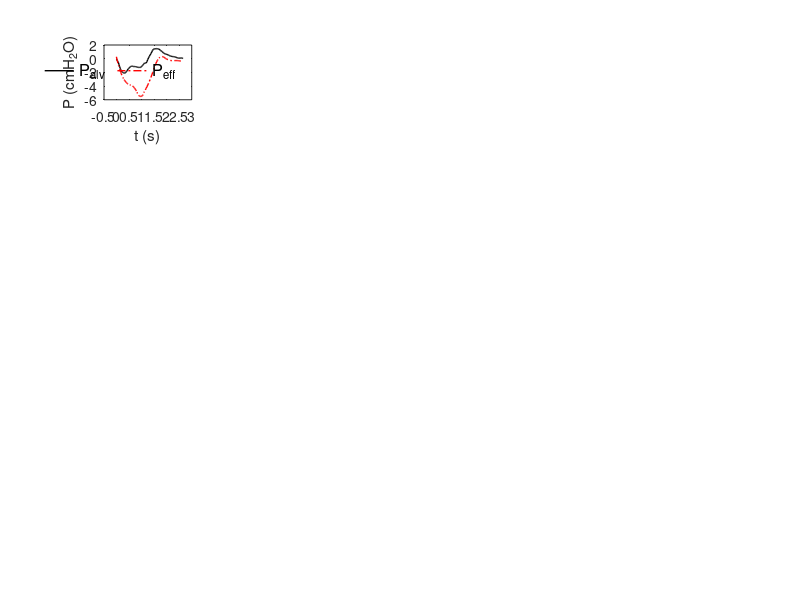

Recreate this plot in MATLAB. (Note: this script raises an error after producing the figure.)
close all; clear all; clc
atWork = 0;
print_on = 1;

colorBlue = '#0000FF';
colorRed = '#FF0000';
colorBlack = '#000000';
colorGreen = '#009A17';
colorOrange = '#FF6600';
pt = 1.0;
FS = 10;

%% Plot Setup:
if atWork == 1
    figPos1 = [-1900, 100, 600, 700]; % Work
    figPos2 = [-1250, 400, 600, 600];
    figPos3 = [-600, 400, 600, 600];
    figPos4 = [-1900, 100, 600, 600];
    figPos5 = [-1250, 100, 600, 600];
    figPos6 = [-600, 100, 600, 300];
else
    figPos1 = [2580, -190, 1000, 850]; % Home
    figPos2 = [-1250, 500, 600, 600];
    figPos3 = [-600, 500, 600, 600];
    figPos4 = [-1900, 150, 600, 600];
    figPos5 = [-1250, 150, 600, 600];
    figPos6 = [-600, 150, 600, 300];
end

%%
load young_results.mat
load old_results.mat
load FL_results.mat
load NFL_results.mat

youngIndex = 3;
oldIndex = 4;
NFLIndex = 3;
FLIndex = 2;

tlim = [0 4];
qlim = [-1.0 1.0];
plim = [-40 5];
young.index = 2;
old.index = 2;
NFL.index = 2;
FL.index = 2;
young.work = young.work_resistance_dV_Array;
old.work = old.work_resistance_dV_Array;
NFL.work = NFL.work_resistance_dV_Array;
FL.work = FL.work_resistance_dV_Array;

%%
figure('Position',figPos1)
% old
subplot(5,5,1)
plot(old.time,old.pressure(1,1:end),'Color',colorBlack,'Linewidth',pt,'Linestyle','-'); hold on
% plot(old.time(1:old.exp_point(1)-1),old.Peff_Array{1, 1},'Color',colorRed,'Linewidth',pt,'Linestyle','-.')
plot(old.time,old.Peff_Array{1, 1},'Color',colorRed,'Linewidth',pt,'Linestyle','-.')
xlabel('t (s)')
ylabel('P (cmH_2O)')
leg1 = legend('P_{alv}','P_{eff}','FontSize',12,...
    'Orientation','horizontal');
legend boxoff
leg1.Position(1:2) = [.75 .20];
xlim(tlim)
ylim(plim)
grid on
set(gca,'FontSize',FS);

for ii = 2:20
    subplot(5,5,ii)
    plot(old.time,old.pressure(ii,1:end),'Color',colorBlack,'Linewidth',pt,'Linestyle','-'); hold on
%     plot(old.time(1:old.exp_point(ii)-1),old.Peff_Array{1, ii},'Color',colorRed,'Linewidth',pt,'Linestyle','-.')
    plot(old.time,old.Peff_Array{1, ii},'Color',colorRed,'Linewidth',pt,'Linestyle','-.')
    xlabel('t (s)')
    ylabel('P (cmH_2O)')
    xlim(tlim)
    ylim(plim)
    grid on
    set(gca,'FontSize',FS);
end
  
if print_on ==1
    print('-r400','-dpng','pressuresOLD.png');
else 
end


       
